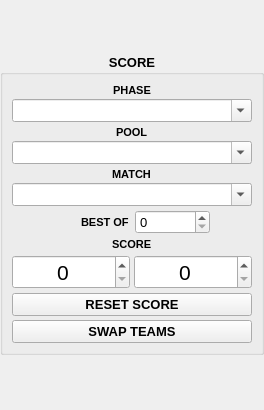
<?xml version="1.0" encoding="UTF-8"?>
<ui version="4.0">
 <class>Form</class>
 <widget class="QWidget" name="Form">
  <property name="geometry">
   <rect>
    <x>0</x>
    <y>0</y>
    <width>264</width>
    <height>410</height>
   </rect>
  </property>
  <property name="font">
   <font>
    <pointsize>8</pointsize>
    <bold>true</bold>
   </font>
  </property>
  <property name="windowTitle">
   <string>Form</string>
  </property>
  <property name="locale">
   <locale language="English" country="UnitedStates"/>
  </property>
  <layout class="QVBoxLayout" name="verticalLayout">
   <property name="leftMargin">
    <number>0</number>
   </property>
   <property name="topMargin">
    <number>0</number>
   </property>
   <property name="rightMargin">
    <number>0</number>
   </property>
   <property name="bottomMargin">
    <number>0</number>
   </property>
   <item>
    <widget class="QGroupBox" name="scoreGroupBox">
     <property name="sizePolicy">
      <sizepolicy hsizetype="Preferred" vsizetype="Maximum">
       <horstretch>0</horstretch>
       <verstretch>0</verstretch>
      </sizepolicy>
     </property>
     <property name="font">
      <font>
       <pointsize>10</pointsize>
       <bold>true</bold>
      </font>
     </property>
     <property name="title">
      <string>SCORE</string>
     </property>
     <property name="alignment">
      <set>Qt::AlignHCenter|Qt::AlignTop</set>
     </property>
     <layout class="QVBoxLayout" name="verticalLayout_2">
      <property name="spacing">
       <number>4</number>
      </property>
      <item>
       <layout class="QVBoxLayout" name="verticalLayout_3">
        <property name="spacing">
         <number>2</number>
        </property>
        <item alignment="Qt::AlignHCenter">
         <widget class="QLabel" name="label">
          <property name="font">
           <font>
            <pointsize>8</pointsize>
            <bold>true</bold>
           </font>
          </property>
          <property name="text">
           <string>PHASE</string>
          </property>
         </widget>
        </item>
        <item>
         <widget class="QComboBox" name="phase">
          <property name="minimumSize">
           <size>
            <width>10</width>
            <height>0</height>
           </size>
          </property>
          <property name="font">
           <font>
            <pointsize>10</pointsize>
            <bold>false</bold>
           </font>
          </property>
          <property name="editable">
           <bool>true</bool>
          </property>
          <property name="placeholderText">
           <string>Pool A, Bracket, Top 8, etc</string>
          </property>
         </widget>
        </item>
       </layout>
      </item>
      <item>
       <layout class="QVBoxLayout" name="verticalLayout_pool">
        <property name="spacing">
         <number>2</number>
        </property>
        <item alignment="Qt::AlignHCenter">
         <widget class="QLabel" name="label_pool">
          <property name="font">
           <font>
            <pointsize>8</pointsize>
            <bold>true</bold>
           </font>
          </property>
          <property name="text">
           <string>POOL</string>
          </property>
         </widget>
        </item>
        <item>
         <widget class="QComboBox" name="pool">
          <property name="minimumSize">
           <size>
            <width>10</width>
            <height>0</height>
           </size>
          </property>
          <property name="font">
           <font>
            <pointsize>10</pointsize>
            <bold>false</bold>
           </font>
          </property>
          <property name="editable">
           <bool>true</bool>
          </property>
          <property name="placeholderText">
           <string>Pool A1, etc</string>
          </property>
         </widget>
        </item>
       </layout>
      </item>
      <item>
       <layout class="QVBoxLayout" name="verticalLayout_4">
        <property name="spacing">
         <number>2</number>
        </property>
        <item alignment="Qt::AlignHCenter">
         <widget class="QLabel" name="label_2">
          <property name="font">
           <font>
            <pointsize>8</pointsize>
            <bold>true</bold>
           </font>
          </property>
          <property name="text">
           <string>MATCH</string>
          </property>
         </widget>
        </item>
        <item>
         <widget class="QComboBox" name="match">
          <property name="minimumSize">
           <size>
            <width>10</width>
            <height>0</height>
           </size>
          </property>
          <property name="font">
           <font>
            <pointsize>10</pointsize>
            <bold>false</bold>
           </font>
          </property>
          <property name="editable">
           <bool>true</bool>
          </property>
          <property name="placeholderText">
           <string>Winners Final, Winners TOP24, etc</string>
          </property>
         </widget>
        </item>
       </layout>
      </item>
      <item>
       <layout class="QHBoxLayout" name="horizontalLayout">
        <property name="spacing">
         <number>6</number>
        </property>
        <item alignment="Qt::AlignRight">
         <widget class="QLabel" name="label_3">
          <property name="font">
           <font>
            <pointsize>8</pointsize>
            <bold>true</bold>
           </font>
          </property>
          <property name="text">
           <string>BEST OF</string>
          </property>
         </widget>
        </item>
        <item alignment="Qt::AlignLeft">
         <widget class="QSpinBox" name="best_of">
          <property name="minimumSize">
           <size>
            <width>75</width>
            <height>0</height>
           </size>
          </property>
          <property name="font">
           <font>
            <pointsize>10</pointsize>
            <bold>false</bold>
            <kerning>true</kerning>
           </font>
          </property>
         </widget>
        </item>
       </layout>
      </item>
      <item alignment="Qt::AlignHCenter">
       <widget class="QLabel" name="label_4">
        <property name="font">
         <font>
          <pointsize>8</pointsize>
          <bold>true</bold>
         </font>
        </property>
        <property name="text">
         <string>SCORE</string>
        </property>
       </widget>
      </item>
      <item>
       <layout class="QHBoxLayout" name="horizontalLayout_2">
        <item>
         <widget class="QSpinBox" name="score_left">
          <property name="font">
           <font>
            <pointsize>16</pointsize>
            <bold>false</bold>
           </font>
          </property>
          <property name="alignment">
           <set>Qt::AlignBottom|Qt::AlignHCenter</set>
          </property>
         </widget>
        </item>
        <item>
         <widget class="QSpinBox" name="score_right">
          <property name="font">
           <font>
            <pointsize>16</pointsize>
            <bold>false</bold>
           </font>
          </property>
          <property name="alignment">
           <set>Qt::AlignBottom|Qt::AlignHCenter</set>
          </property>
         </widget>
        </item>
       </layout>
      </item>
      <item>
       <widget class="QPushButton" name="btResetScore">
        <property name="text">
         <string>RESET SCORE</string>
        </property>
       </widget>
      </item>
      <item>
       <widget class="QPushButton" name="btSwapTeams">
        <property name="text">
         <string>SWAP TEAMS</string>
        </property>
       </widget>
      </item>
     </layout>
    </widget>
   </item>
  </layout>
 </widget>
 <tabstops>
  <tabstop>phase</tabstop>
  <tabstop>pool</tabstop>
  <tabstop>match</tabstop>
  <tabstop>best_of</tabstop>
  <tabstop>score_left</tabstop>
  <tabstop>score_right</tabstop>
 </tabstops>
 <resources/>
 <connections/>
</ui>
